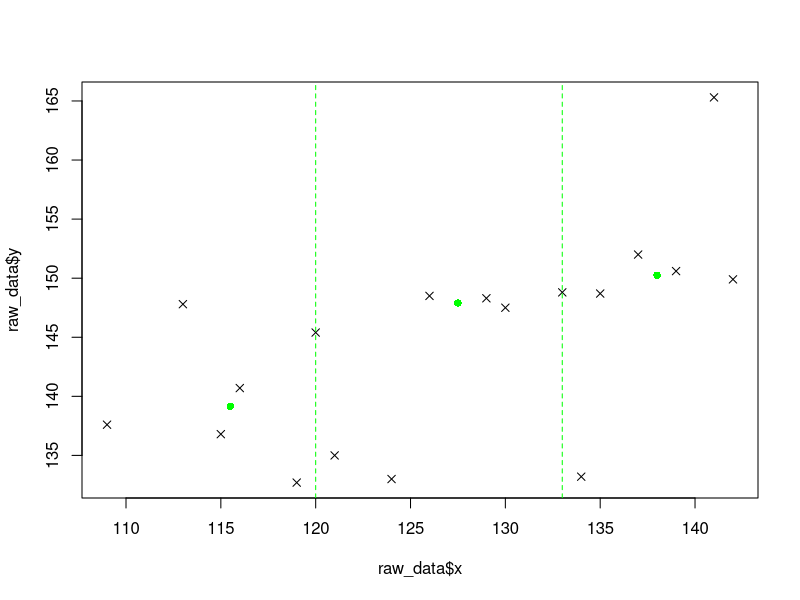
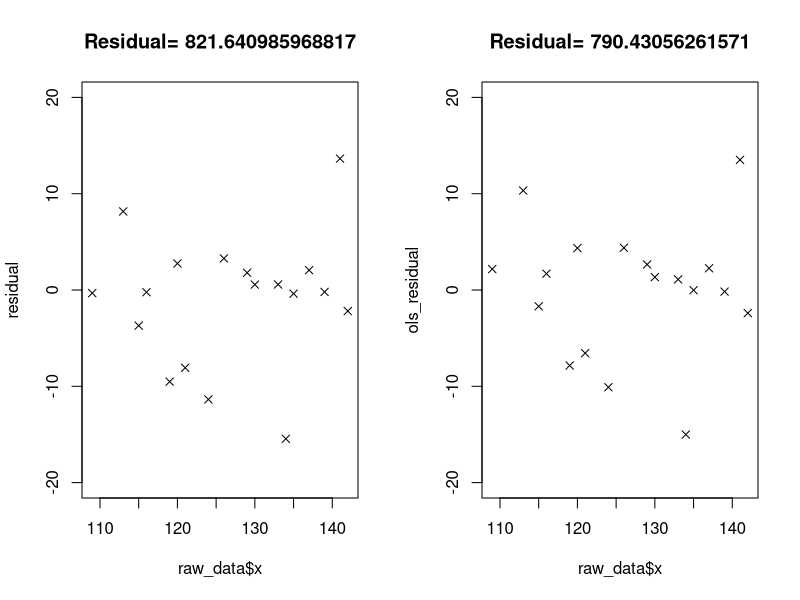
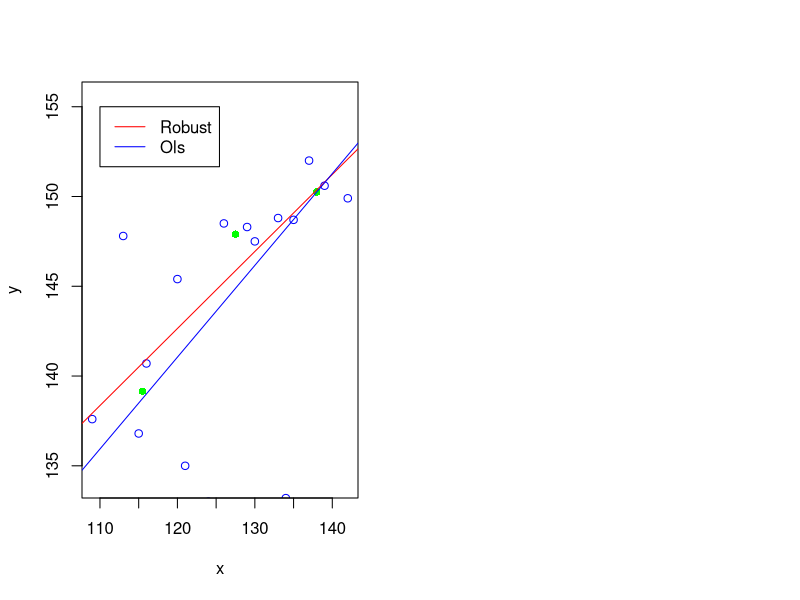

Recreate these plots in R, in order.
# 三组耐抗线的基本实现


# 分成左，中，右三个组，使得组的大小尽可能相等
get.groups <- function(raw_data){
  # in: raw_data
  # out: group data[list]
  
  # sort
  sort_data <- raw_data[with(raw_data, order(x)), ]
  length_data <- length(raw_data$x)
  # group size
  k <- floor(length_data/3)
  rem_size <- length_data %% 3
  if(rem_size == 0){
    group_data <- list(left=sort_data[c(1:k), ],
                mid=sort_data[c((k+1):(2*k)), ],
                right=sort_data[c((2*k+1):(3*k)), ])
    return(group_data)
  }
  else if (rem_size == 1){
    group_data <- list(left=sort_data[c(1:k), ],
                mid=sort_data[c((k+1):(2*k+1)), ],
                right=sort_data[c((2*k+2):(3*k+1)), ])
    return(group_data)
  }
  else if(rem_size == 2){
    group_data <- list(left=sort_data[c(1:k+1), ],
                mid=sort_data[c((k+2):(2*k+1)), ],
                right=sort_data[c((2*k+2):(3*k+2)), ])
    return(group_data)
  }
}


# 分别获取各组的总括点
get.median.points <- function(group_data){
  median.points <- list(
    left = c(median(group_data$left$x), median(group_data$left$y)),
    mid = c(median(group_data$mid$x), median(group_data$mid$y)),
    right = c(median(group_data$right$x), median(group_data$right$y))
  )
  return(median.points)
}


# 根据总括点获取a, b
get.a.b <- function(median.points){
  xL <- median.points$left[1]
  yL <- median.points$left[2]
  
  xM <- median.points$mid[1]
  yM <- median.points$mid[2]
  
  xR <- median.points$right[1]
  yR <- median.points$right[2]
  
  b0 <- (yR-yL)/(xR-xL)
  a0 <- (1/3)*((yL-b0*(xL-xM)) + yM + (yR-b0*(xR-xM)))
  
  return(c(a0, b0, xM))
}



# 以儿童身高数据为例
age_data <- c(109, 113, 115, 116, 119, 120,
              121, 124, 126, 129, 130, 133,
              134, 135, 137, 139, 141, 142)

height_data <- c(137.6, 147.8, 136.8, 140.7, 132.7, 145.4,
                 135.0, 133.0, 148.5, 148.3, 147.5, 148.8,
                 133.2, 148.7, 152.0, 150.6, 165.3, 149.9)

raw_data <- data.frame(x=age_data, y=height_data)

group_data <- get.groups(raw_data)
median.points <- get.median.points(group_data)

# 原始数据图&初始总括点
plot(raw_data$x, raw_data$y, pch=4)
# 总括点
medians_x <- unlist(median.points)[c(1,3,5)]
medians_y <- unlist(median.points)[c(2,4,6)]
points(medians_x, medians_y, pch=16, col="green")
# 分组线
abline(v=sort(group_data$left$x,decreasing = TRUE)[1], lty=2, col="green")
abline(v=sort(group_data$mid$x,decreasing = TRUE)[1], lty=2, col="green")

# 传入第一次迭代的模型参数
a0_b0_xM <- get.a.b(median.points)
a0 <- a0_b0_xM[1]
b0 <- a0_b0_xM[2]
xM <- a0_b0_xM[3]
# 初始化迭代参数
iter <- 0
b_abs_delta <- 1

# 迭代限制与收敛条件
MAX_ITER = 100
B_ABS_DELTA = 0.01
b_s <- c(b0)
a_s <- c(a0)

while(iter<MAX_ITER && b_abs_delta > B_ABS_DELTA){
  print(b0)
  # 残差代替y,得到新的分组数据
  left_r <- group_data$left$y-(a0+b0*(group_data$left$x-xM))
  mid_r <- group_data$mid$y-(a0+b0*(group_data$mid$x-xM))
  right_r <- group_data$right$y-(a0+b0*(group_data$right$x-xM))
  
  group_data <- list(
    left = data.frame(x=group_data$left$x, y=left_r),
    mid = data.frame(x=group_data$mid$x, y=mid_r),
    right = data.frame(x=group_data$right$x, y=right_r)
  )
  # 计算新的总括点
  median.points <- get.median.points(group_data)
  # 计算新的参数
  a0_b0_xM <- get.a.b(median.points)
  a0 <- a0_b0_xM[1]
  b0 <- a0_b0_xM[2]
  xM <- a0_b0_xM[3]

  a_s <- c(a_s, a0)
  b_s <- c(b_s, b0)
  # 迭代控制
  b_abs_delta <- abs(b0)  # 这里注意是变化量
  iter <- iter + 1
  
}

# 迭代结果整理
aFinal <- sum(a_s)
bFinal <- sum(b_s)
fit_model <- function(x){aFinal + bFinal*(x-xM)}


# 耐抗线拟合效果
y_result <- fit_model(raw_data$x)
residual <- raw_data$y - y_result
sum_square_residual <- sum(residual^2)
opar <- par(no.readonly = T)
par(mfrow=c(1,2))
plot(raw_data$x, residual, 
     main = paste("Residual=",as.character(sum_square_residual)),
     pch=4, ylim = c(-20,20))

# 和最小二乘法的比较
ols_fit_model <- lm(y~x, data=raw_data)
ols_residual <- ols_fit_model$residuals
sum_square_residual_ols <- sum(ols_residual^2)
plot(raw_data$x, ols_residual, 
     main = paste("Residual=",as.character(sum_square_residual_ols)),
     pch=4, ylim = c(-20,20))


# 拟合直线的比较

x_loc <- c(100:150)
y_robust <- aFinal+bFinal*(x_loc-xM)

plot(raw_data, ylim=range(y_robust), col='blue')
points(medians_x, medians_y, pch=16, col="green")

lines(x_loc, y_robust, col='red')
abline(ols_fit_model, col='blue')
legend(110, 155, 
       legend = c('Robust', 'Ols'), 
       col = c('red', 'blue'),
       lty =1)

